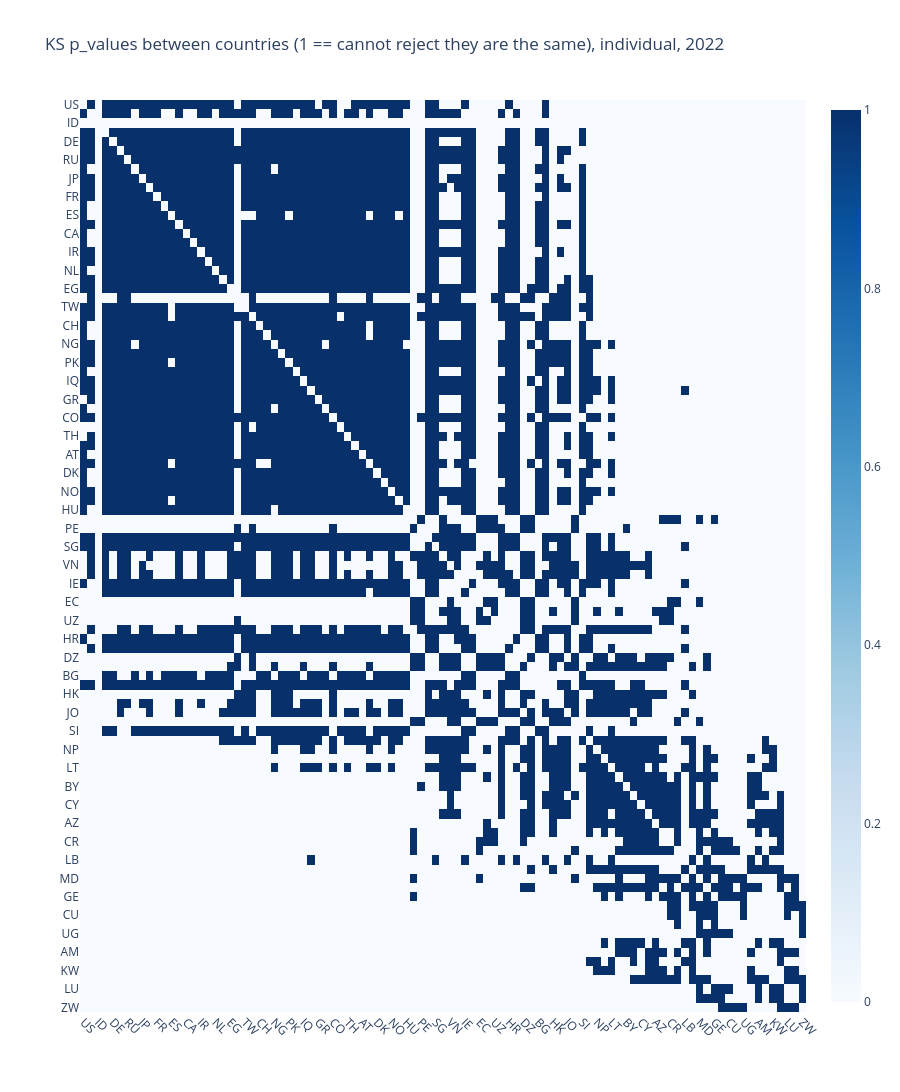

Source (notebook cell):
### Code cell
alpha = 0.05

y_labels = df_cs.sum(axis=1).sort_values(ascending=False).index.to_list()
# y_labels = df_dist.index.to_list()
uf.plotly_heatmap(
    (df_dist.loc[y_labels, y_labels] > alpha).astype(int),
    x_labels=y_labels,
    y_labels=y_labels,
    # z_min=0, z_max=1,
    colorscale="non-symmetrical",
    x_type="country",
    y_type="country",
    title=f"KS p_values between countries (1 == cannot reject they are the same), {mode}, {year}",
)

### Figure 1 — Plotly figure (JSON) as saved in the notebook; plotly's stock layout.template omitted (floating-point values rounded to 4 significant figures; data arrays with more than 128 entries replaced by an {"elided": "..."} marker saying what was removed)
{"data": [{"colorscale": [[0, "rgb(247,251,255)"], [0.125, "rgb(222,235,247)"], [0.25, "rgb(198,219,239)"], [0.375, "rgb(158,202,225)"], [0.5, "rgb(107,174,214)"], [0.625, "rgb(66,146,198)"], [0.75, "rgb(33,113,181)"], [0.875, "rgb(8,81,156)"], [1, "rgb(8,48,107)"]], "customdata": {"elided": "99x99x2 str values"}, "hovertemplate": "<b>X: </b>%{customdata[0]}<br><b>Y: </b>%{customdata[1]}<br><b>Z: </b> %{z:.3f}<br><extra></extra>", "type": "heatmap", "x": ["US", "CN", "ID", "IN", "DE", "BR", "RU", "GB", "JP", "TR", "FR", "IT", "ES", "KR", "CA", "AU", "IR", "PL", "NL", "MX", "EG", "UA", "TW", "MY", "CH", "PT", "NG", "ZA", "PK", "SE", "IQ", "SA", "GR", "BE", "CO", "RO", "TH", "IL", "AT", "AR", "DK", "CZ", "NO", "FI", "HU", "PA", "PE", "CL", "SG", "BD", "VN", "MA", "IE", "NZ", "EC", "ET", "UZ", "PH", "HR", "RS", "DZ", "TN", "BG", "SK", "HK", "KZ", "JO", "KE", "SI", "AE", "NP", "GH", "LT", "LK", "BY", "LV", "CY", "QA", "AZ", "CM", "CR", "TZ", "LB", "EE", "MD", "BA", "GE", "VE", "CU", "TJ", "UG", "UY", "AM", "MK", "KW", "OM", "LU", "MO", "ZW"], "y": ["US", "CN", "ID", "IN", "DE", "BR", "RU", "GB", "JP", "TR", "FR", "IT", "ES", "KR", "CA", "AU", "IR", "PL", "NL", "MX", "EG", "UA", "TW", "MY", "CH", "PT", "NG", "ZA", "PK", "SE", "IQ", "SA", "GR", "BE", "CO", "RO", "TH", "IL", "AT", "AR", "DK", "CZ", "NO", "FI", "HU", "PA", "PE", "CL", "SG", "BD", "VN", "MA", "IE", "NZ", "EC", "ET", "UZ", "PH", "HR", "RS", "DZ", "TN", "BG", "SK", "HK", "KZ", "JO", "KE", "SI", "AE", "NP", "GH", "LT", "LK", "BY", "LV", "CY", "QA", "AZ", "CM", "CR", "TZ", "LB", "EE", "MD", "BA", "GE", "VE", "CU", "TJ", "UG", "UY", "AM", "MK", "KW", "OM", "LU", "MO", "ZW"], "z": {"elided": "99x99 int values"}}], "layout": {"height": 1980, "title": {"text": "KS p_values between countries (1 == cannot reject they are the same), individual, 2022"}, "xaxis": {"automargin": true, "tickangle": 45}, "yaxis": {"automargin": true, "autorange": "reversed"}}}
